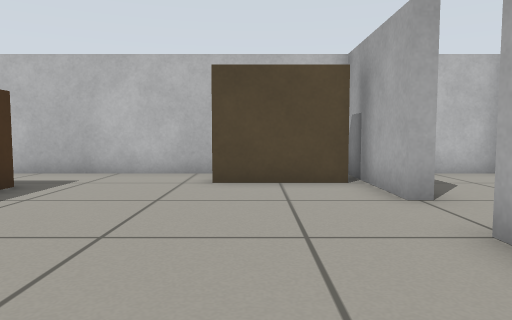
view 1 (above)

16 first-person views from a walk through a Gazebo world. The camera is 0.5 m above the floor, tilts 4° down and sees 70° across. The floor is counted in squares, 0.5 m on a side. Each view is taken from the middle of a square. On the plan, view 1 faces up. The plan holds only what a view shows up to about 13 squares ahead; the rest is blank.

view 2
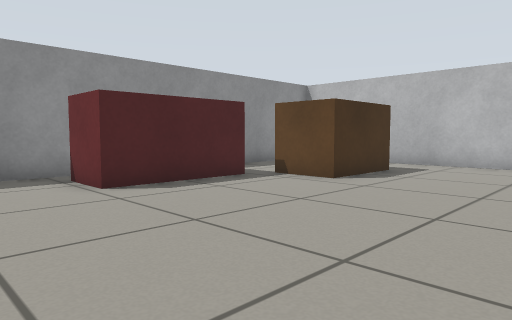

view 3
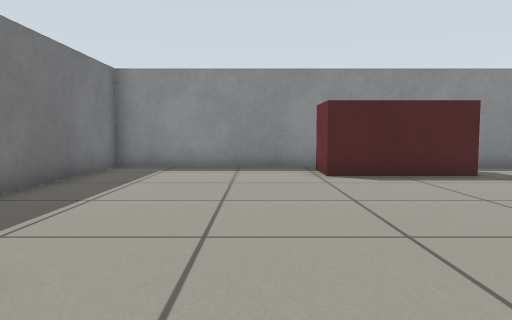

view 4
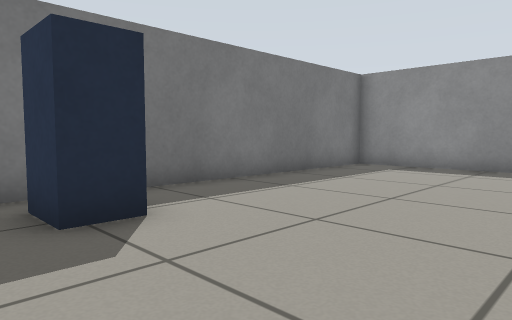

view 5
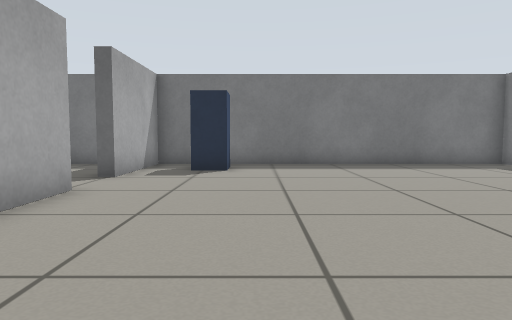

view 6
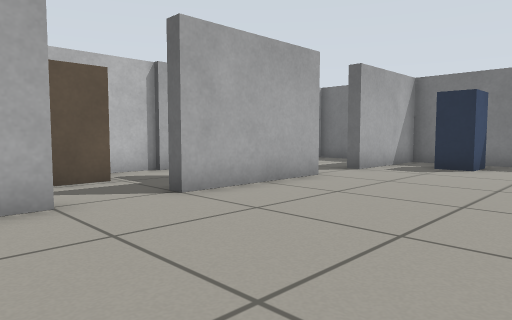

view 7
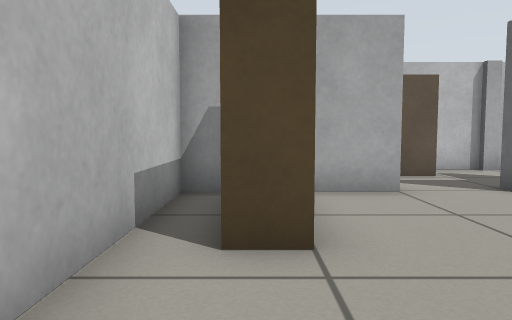

view 8
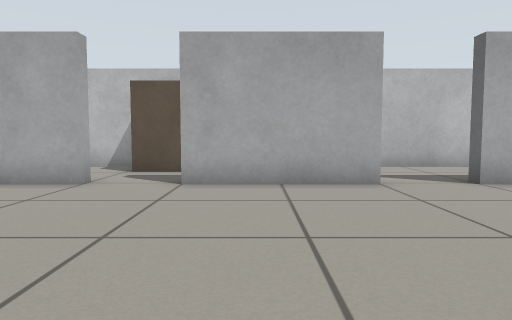

view 9
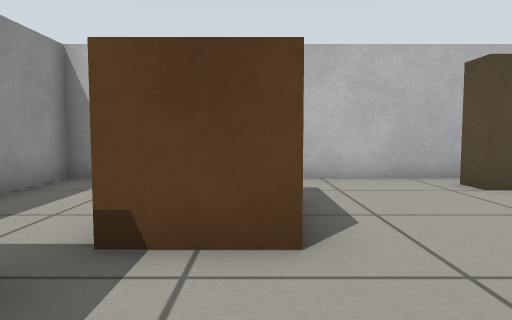

view 10
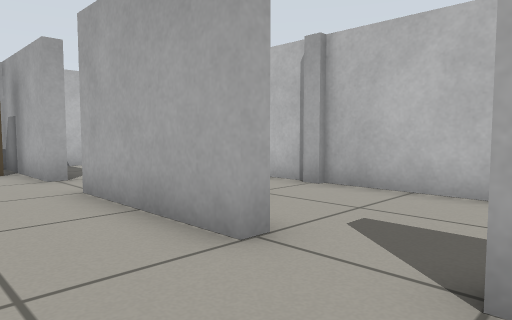

view 11
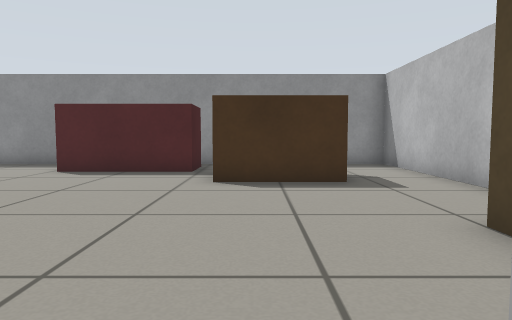

view 12
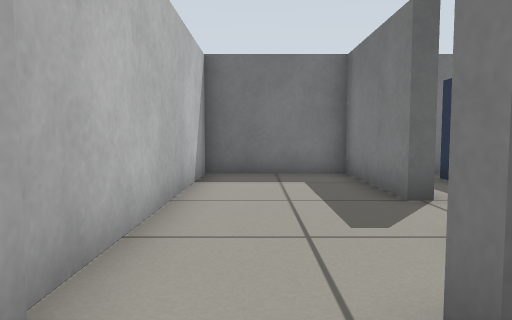

view 13
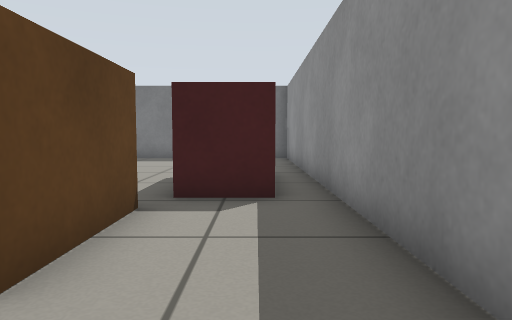

view 14
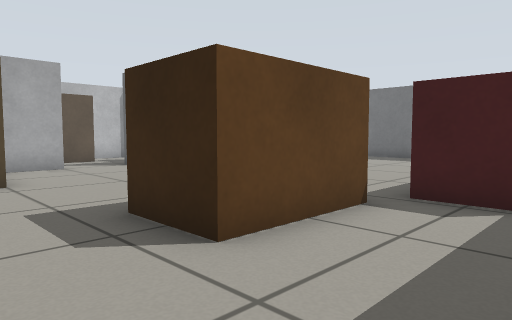

view 15
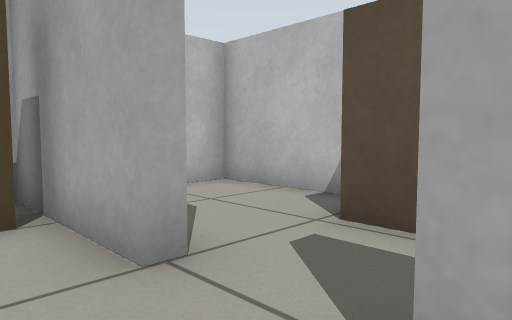

view 16
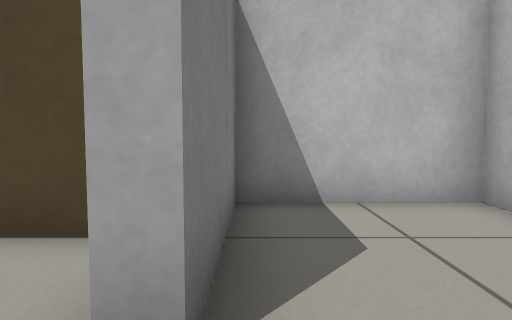

### Floor plan
Points are (right, up) in squares from view 1. A wall is a line through its corners. A room is listed if a view was taken in it or the views show most of it. See-through windows are left out.
Room 1 (views 1, 2, 3, 4, 5, 6, 7, 8, 9, 10, 13, 14, 15)
walls: (2.8, -0.5) (2.3, -0.5) (2.3, 3.5); (2.7, 5.5) (2.3, 5.5) (2.3, 9.3) (-9.3, 9.3) (-9.3, -6.3) (2.3, -6.3) (2.3, -2.5)
ways out: opening at (3, -1.5) to room 2; opening at (3, 4.5) to room 2
objects: red box (-8, 0) to (-7, 3); brown box (-6, 4) to (-5, 7); brown box (-1, 8) to (2, 8); cabinet (0, -5) to (1, -4)
Room 2 (views 11, 12, 16)
walls: (6.1, 1.2) (6.1, 1.8); (4.1, 1.8) (4.1, 1.2); (6.3, 1.6) (6.3, 3.1); (2.3, 3.5) (2.8, 3.5); (2.3, -2.5) (2.7, -2.5) (2.7, -6.3) (6.3, -6.3) (6.3, 1.4); (6.3, 5.8) (6.3, 9.3) (2.7, 9.3) (2.7, 5.5)
ways out: opening at (3, -1.5) to room 1; opening at (3, 4.5) to room 1
objects: wardrobe (5, 4) to (6, 5)

Where each view was taken, in squares from view 1:
view 1: 0 up, 0 right, facing up
view 2: 3 down, 0 right, facing up-left
view 3: 2 down, 2 right, facing left
view 4: 0 up, 2 right, facing down-left
view 5: 6 up, 1 left, facing down
view 6: 7 up, 3 left, facing down-right
view 7: 8 up, 4 left, facing right
view 8: 2 up, 5 left, facing right
view 9: 1 up, 5 left, facing up
view 10: 3 down, 0 right, facing up-right
view 11: 5 up, 3 right, facing left
view 12: 3 up, 5 right, facing down
view 13: 9 up, 8 left, facing down
view 14: 9 up, 9 left, facing down-right
view 15: 3 up, 1 right, facing up-right
view 16: 4 up, 3 right, facing up
